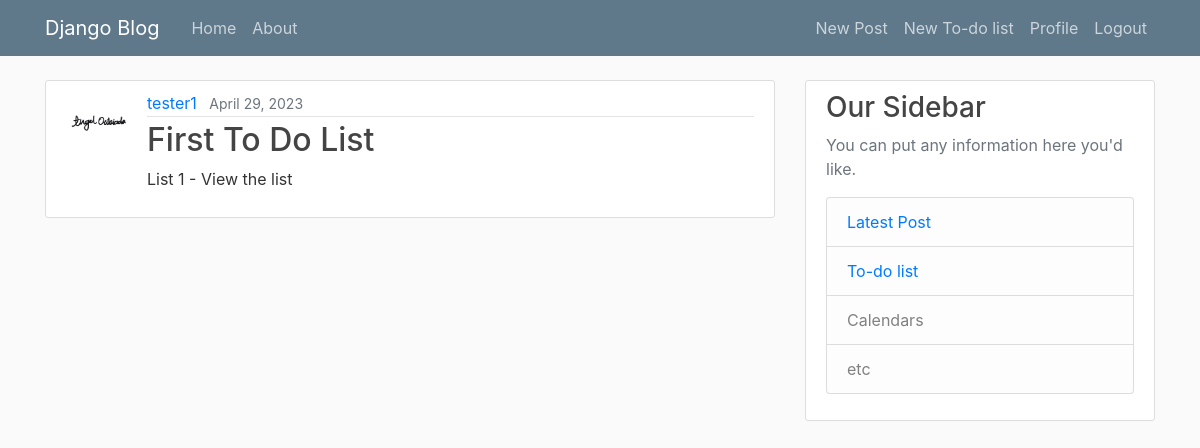
The page /todolist/ (signed in) on the database its author committed.
### todolist/models.py (models this page shows, shortened)
class DoList(models.Model):
    topic = models.TextField(max_length=50)
    content = models.TextField(max_length=100)
    user = models.ForeignKey(User, on_delete=models.CASCADE)
    time_created = models.DateField(default=timezone.now)

### users/models.py (models this page shows, shortened)
class Profile(models.Model):
    user = models.OneToOneField(User, on_delete=models.CASCADE)
    image = models.ImageField(default='default.jpg', upload_to='profile_pics')

### todolist/views.py (the view)
# urls.py: path("todolist/", views.toDoList, name="todolist"),
@login_required(login_url="/login/")
def toDoList(request):
    user = User.objects.get(id = request.user.id)
    list = DoList.objects.filter(user = user.id)
    return render(request, 'todolist/list_display.html', {'list':list})

### todolist/templates/todolist/list_display.html
{% extends 'main.html' %}
{% block content %}
   {% for list in list %}
    <article class="media content-section">
        <img class="rounded-circle article-img" src="{{ list.user.profile.image.url }}" alt="">
        <div class="media-body">
            <div class="article-metadata">
                <a class="mr-2" href="">{{ list.user }}</a>
                <small class="text-muted">{{ list.time_created }}</small>
            </div>
            <h2><a class="article-title" href="{% url 'todolist-view' list.id %}">{{ list.topic }}</a></h2>
            <p class="article-content">{{ list.content }}</p>
        </div>
    </article>
    {% endfor %}
{% endblock content %}

### static/styles/style.css (style rules this page uses)
body { background: #fafafa; color: #333333; margin-top: 5rem; }
h1, h2, h3, h4, h5, h6 { color: #444444; }
.content-section { background: #ffffff; padding: 10px 20px; border: 1px solid #dddddd; border-radius: 3px; margin-bottom: 20px; }
.article-title { color: #444444; }
.article-content { white-space: pre-line; }
.article-img { height: 65px; width: 65px; margin-right: 16px; }
.article-metadata { padding-bottom: 1px; margin-bottom: 4px; border-bottom: 1px solid #e3e3e3 }

### rows shown on the page
DoList: user.profile.image (picture), user "tester1", time_created "April 29, 2023", topic "First To Do List", content "List 1 - View the list"
